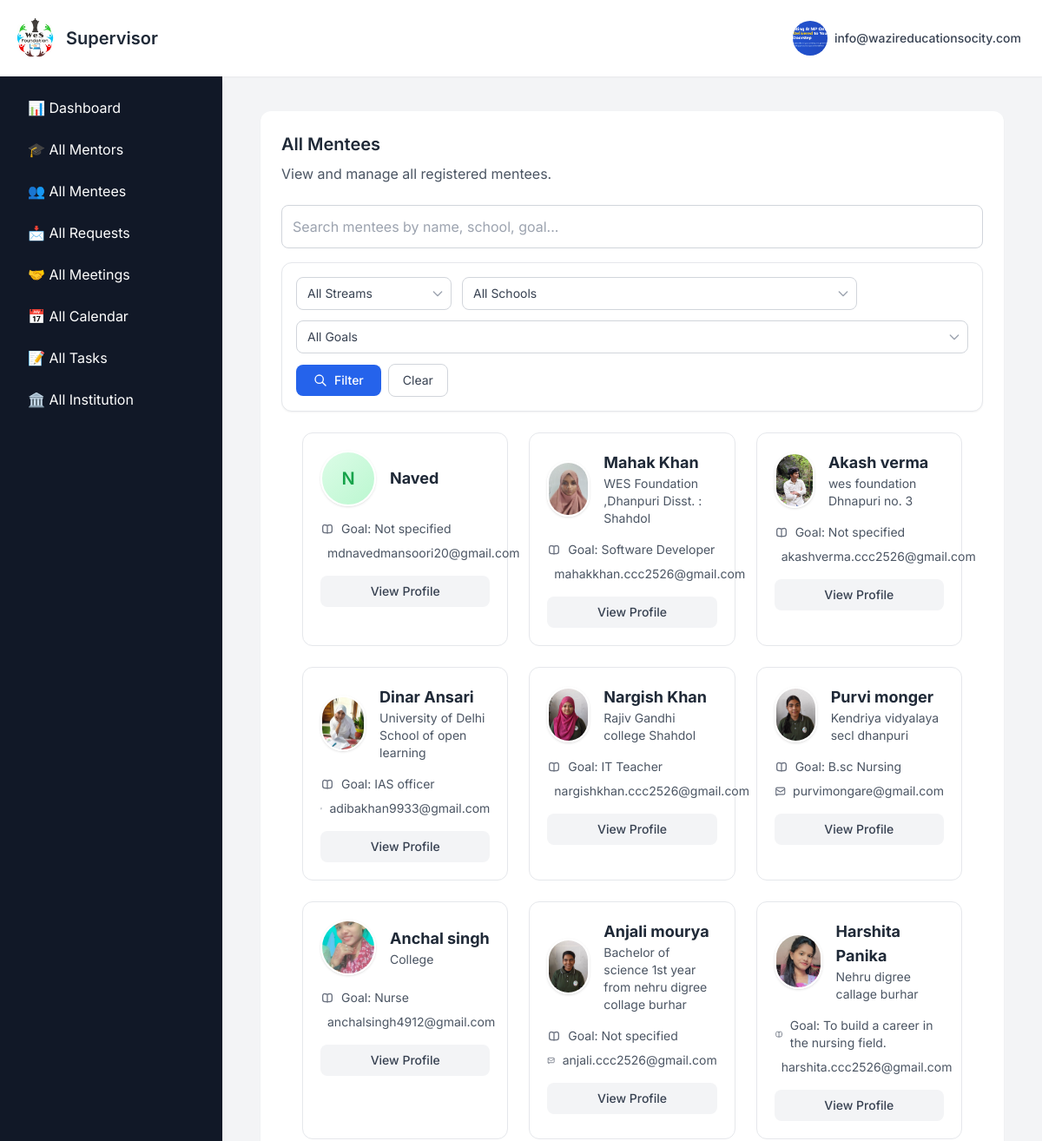
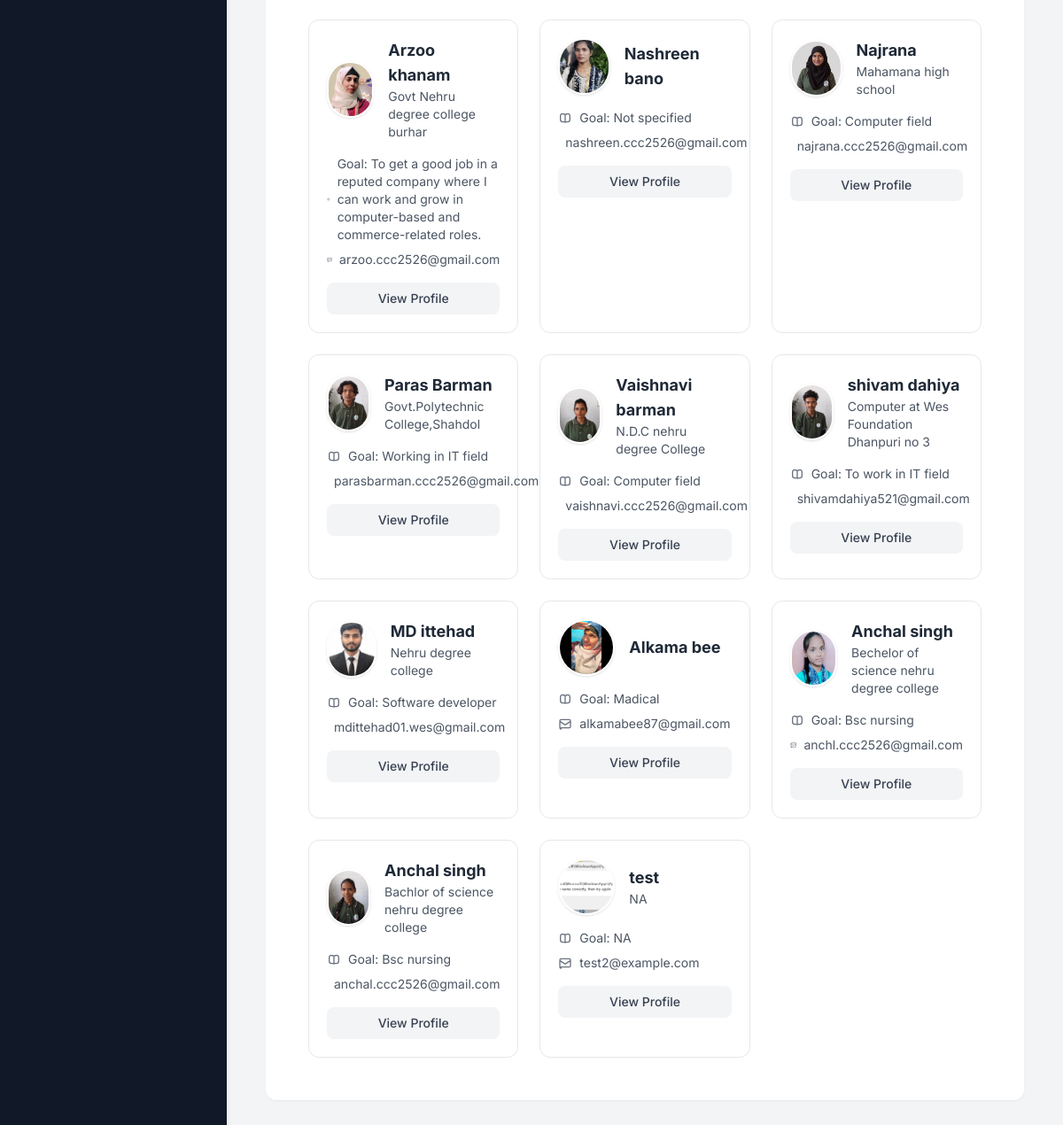
Page /supervisor_find_mentee (signed in) on the committed database (2 pictures, top to bottom).
### app.py (models this page shows, shortened)
class SupervisorProfile(db.Model):
    __tablename__ = "supervisor_profile"
    id = db.Column(db.Integer, primary_key=True)
    user_id = db.Column(db.Integer, db.ForeignKey("signup_details.id"), nullable=False, unique=True)
    organisation = db.Column(db.String(150))
    whatsapp = db.Column(db.String(20))
    location = db.Column(db.String(100))
    role = db.Column(db.String(100))
    additional_info = db.Column(db.Text)
    profile_picture = db.Column(db.String(100))
    user = db.relationship("User", backref="supervisor_profile", uselist=False)

class User(db.Model):
    __tablename__ = "signup_details"
    id = db.Column(db.Integer, primary_key=True)
    name = db.Column(db.String(100), nullable=False)
    email = db.Column(db.String(100), unique=True, nullable=False)
    password = db.Column(db.String(200), nullable=False)   # length thoda bada
    user_type = db.Column(db.String(10), nullable=False)
    institution = db.Column(db.String(150), nullable=True)
    institution_id = db.Column(db.Integer, db.ForeignKey("institutions.id"), nullable=True)
    mentor_profile = db.relationship("MentorProfile", backref="user", uselist=False)
    institution_ref = db.relationship("Institution", backref="users", foreign_keys="User.institution_id")

class MenteeProfile(db.Model):
    __tablename__ = "mentee_profile"
    id = db.Column(db.Integer, primary_key=True)
    user_id = db.Column(db.Integer, db.ForeignKey("signup_details.id"), nullable=False)
    dob = db.Column(db.String(20))
    school_college_name = db.Column(db.String(150))
    mobile_number = db.Column(db.String(20))
    whatsapp_number = db.Column(db.String(20))
    govt_private = db.Column(db.String(50))
    stream = db.Column(db.String(100))
    class_year = db.Column(db.String(50))
    favourite_subject = db.Column(db.String(100))
    goal = db.Column(db.Text)
    parent_name = db.Column(db.String(150))
    parent_mobile = db.Column(db.String(20))
    comments = db.Column(db.Text)
    terms_agreement = db.Column(db.String(10))  # Yes / No
    profile_picture = db.Column(db.String(100))  # store image filename
    status = db.Column(db.String(20), default="pending")  # Add this
    user = db.relationship("User", backref="mentee_profile", uselist=False)

### app.py (the view, shortened to what this page needs)
@app.route("/supervisor_find_mentee")
def supervisor_find_mentee():
    if "email" not in session or session.get("user_type") != "0":
        return redirect(url_for("signin"))
    mentee_query = MenteeProfile.query.join(User, MenteeProfile.user_id == User.id)
    search_query = request.args.get("search", "").lower()
    stream_filter = request.args.get("stream", "")
    school_filter = request.args.get("school", "")
    goal_filter = request.args.get("goal", "")
    if stream_filter:
        mentee_query = mentee_query.filter(MenteeProfile.stream == stream_filter)
    if school_filter:
        mentee_query = mentee_query.filter(MenteeProfile.school_college_name == school_filter)
    if goal_filter:
        mentee_query = mentee_query.filter(MenteeProfile.goal == goal_filter)
    all_mentees = mentee_query.all()
    mentee_streams = sorted({row[0] for row in MenteeProfile.query.with_entities(MenteeProfile.stream).distinct() if row[0]})
    mentee_schools = sorted({row[0] for row in MenteeProfile.query.with_entities(MenteeProfile.school_college_name).distinct() if row[0]})
    mentee_goals = sorted({row[0] for row in MenteeProfile.query.with_entities(MenteeProfile.goal).distinct() if row[0]})
    return render_template(
        "supervisor/supervisor_find_mentee.html",
        mentees=all_mentees,
        mentee_streams=mentee_streams,
        mentee_schools=mentee_schools,
        mentee_goals=mentee_goals,
        active_section="mentees",
        show_sidebar=True
    )

### app.py (called while the page is built)
@app.context_processor
def inject_profile_complete():
    profile_complete = True  # Default to True (no popup)
    if "email" in session and session.get("user_type") in ["1", "2"]:
        user = User.query.filter_by(email=session["email"]).first()
        if user:
            profile_complete = check_profile_complete(user.id, session.get("user_type"))
    return dict(profile_complete=profile_complete)

### templates/supervisor/supervisor_find_mentee.html (shortened to what this page needs)
{% extends "base2.html" %}
{% block user %}Supervisor{% endblock %}
{% block content %}
<main class="max-w-7xl mx-auto px-2 sm:px-3 lg:px-3 py-2">
  <section id="mentees" class="hidden p-6 bg-white rounded-xl shadow-sm">
    <div class="mb-6">
      <h2 class="text-xl font-semibold text-gray-800 mb-2">All Mentees</h2>
      <p class="text-gray-600">View and manage all registered mentees.</p>
    </div>
    <input type="text" id="menteeSearch" placeholder="Search mentees by name, school, goal..."
           class="w-full p-3 mb-4 border border-gray-300 rounded-lg"
           onkeyup="filterMentees()">
<form method="GET" action="{{ url_for('supervisor_find_mentee') }}">
  <div class="flex flex-col sm:flex-row items-start sm:items-center gap-4 p-4 bg-white rounded-xl border border-gray-200 shadow-sm">
    <div class="flex flex-wrap items-center gap-3 flex-1">
      <div class="relative min-w-[150px]">
        <select name="stream" class="appearance-none w-full pl-3 pr-8 py-2 border border-gray-300 rounded-lg text-sm text-gray-700 bg-white hover:border-gray-400 focus:border-blue-500 focus:ring-1 focus:ring-blue-200 transition-all duration-200">
          <option value="" {% if not request.args.get('stream') %}selected{% endif %}>All Streams</option>
        </select>
        <div class="pointer-events-none absolute inset-y-0 right-0 flex items-center px-2 text-gray-400">
        </div>
      </div>
      <div class="relative min-w-[150px]">
        <select name="school" class="appearance-none w-full pl-3 pr-8 py-2 border border-gray-300 rounded-lg text-sm text-gray-700 bg-white hover:border-gray-400 focus:border-blue-500 focus:ring-1 focus:ring-blue-200 transition-all duration-200">
          <option value="" {% if not request.args.get('school') %}selected{% endif %}>All Schools</option>
        </select>
        <div class="pointer-events-none absolute inset-y-0 right-0 flex items-center px-2 text-gray-400">
        </div>
      </div>
      <div class="relative min-w-[150px]">
        <select name="goal" class="appearance-none w-full pl-3 pr-8 py-2 border border-gray-300 rounded-lg text-sm text-gray-700 bg-white hover:border-gray-400 focus:border-blue-500 focus:ring-1 focus:ring-blue-200 transition-all duration-200">
          <option value="" {% if not request.args.get('goal') %}selected{% endif %}>All Goals</option>
        </select>
        <div class="pointer-events-none absolute inset-y-0 right-0 flex items-center px-2 text-gray-400">
        </div>
      </div>
      <div class="flex items-center gap-2">
        <button type="submit" class="px-5 py-2 rounded-lg bg-blue-600 text-white text-sm font-medium hover:bg-blue-700 focus:ring-2 focus:ring-blue-200 transition-all duration-200 flex items-center gap-2">
          <svg class="w-4 h-4" fill="none" stroke="currentColor" viewBox="0 0 24 24">
            <path stroke-linecap="round" stroke-linejoin="round" stroke-width="2" d="M21 21l-6-6m2-5a7 7 0 11-14 0 7 7 0 0114 0z"/>
          </svg>
          Filter
        </button>
        <a href="{{ url_for('supervisordashboard') }}" class="px-4 py-2 rounded-lg border border-gray-300 text-sm text-gray-700 bg-white hover:bg-gray-50 transition-all duration-200">
          Clear
        </a>
      </div>
    </div>
  </div>
</form>
    {% if mentees and mentees|length > 0 %}
    <div class="grid p-6 grid-cols-1 md:grid-cols-2 lg:grid-cols-3 gap-6" id="menteesGrid">
      {% for mentee in mentees %}
      <div class="mentee-card bg-white rounded-xl border border-gray-200 p-5 transition-all hover:shadow-md">
        <div class="flex items-center gap-4 mb-4">
          {% if mentee.profile_picture %}
            <img src="{{ url_for('static', filename='uploads/' ~ mentee.profile_picture) }}"
                 alt="{{ mentee.user.name }}"
                 class="w-16 h-16 rounded-full object-cover border-2 border-white shadow">
          {% else %}
            <div class="w-16 h-16 rounded-full bg-gradient-to-br from-green-100 to-green-200 flex items-center justify-center text-green-600 border-2 border-white shadow">
              <span class="text-xl font-semibold">{{ mentee.user.name[0] if mentee.user.name else '?' }}</span>
            </div>
          {% endif %}
          <div>
            <h3 class="text-lg font-bold text-gray-800 mentee-name">{{ mentee.user.name }}</h3>
            <p class="text-sm text-gray-600 mentee-school">{{ mentee.school_college_name }}</p>
          </div>
        </div>
        <div class="space-y-2 mb-4">
          <div class="flex items-center text-sm text-gray-600 mentee-goal">
            <span>Goal: {{ mentee.goal if mentee.goal else 'Not specified' }}</span>
          </div>
          <div class="flex items-center text-sm text-gray-600 mentee-email">
            <svg xmlns="http://www.w3.org/2000/svg" class="h-4 w-4 mr-2 text-gray-500" fill="none" viewBox="0 0 24 24" stroke="currentColor">
              <path stroke-linecap="round" stroke-linejoin="round" stroke-width="2" d="M3 8l7.89 5.26a2 2 0 002.22 0L21 8M5 19h14a2 2 0 002-2V7a2 2 0 00-2-2H5a2 2 0 00-2 2v12a2 2 0 002 2z" />
            </svg>
            <span>{{ mentee.user.email }}</span>
          </div>
        </div>
        <div class="flex space-x-2">
        <button
            class="view-profile-btn w-full px-4 py-2 bg-gray-100 text-gray-700 text-sm font-medium rounded-lg hover:bg-gray-200 transition"
            data-mentee='{{ {
                "name": mentee.user.name,
                "stream": mentee.stream,
                "school": mentee.school_college_name,
                "goal": mentee.goal,
                "dob": mentee.dob,
                "mobileNumber": mentee.mobile_number,
                "whatsappNumber": mentee.whatsapp_number,
                "parentName": mentee.parent_name,
                "parentMobile": mentee.parent_mobile,
                "comments": mentee.comments,
                "profilePic": mentee.profile_picture,
                "classYear": mentee.class_year,
                "favouriteSubject": mentee.favourite_subject
            }|tojson }}'>
            View Profile
        </button>
        </div>
      </div>
      {% endfor %}
    </div>
    {% endif %}
  </section>
</main>
{% endblock %}

### templates/base2.html (shortened to what this page needs)
<!DOCTYPE html>
<html lang="en">
<head>
    <script src="https://cdn.tailwindcss.com"></script>
    <link href='https://cdn.jsdelivr.net/npm/fullcalendar@5.11.3/main.min.css' rel='stylesheet' />
</head>
<body class="flex flex-col h-screen overflow-hidden">
    <nav class="bg-white shadow-sm p-4 flex justify-between items-center z-10">
        <div class="flex items-center space-x-2">
            <a href="
            {% if session.get('user_type') == '0' %}
                {{ url_for('supervisordashboard') }}
            {% elif session.get('user_type') == '1' %}
                {{ url_for('mentordashboard') }}
            {% elif session.get('user_type') == '2' %}
                {{ url_for('menteedashboard') }}
            {% elif session.get('user_type') == '3' %}
                {{ url_for('institutiondashboard') }}
            {% else %}
                {{ url_for('home') }}
            {% endif %}
            " class="flex items-center">
                <img src="{{ url_for('static', filename='img/logo.jpg') }}" alt="LOGO" class="h-12 w-12 rounded-full mr-3">
                <span class="text-xl font-semibold text-gray-800">{% block user %}{% endblock %}</span>
            </a>
        </div>
        <div class="relative">
            <button id="profile-dropdown-btn" class="group flex items-center space-x-2 p-2 rounded-full hover:bg-gray-600 hover:text-white transition-colors duration-200 focus:outline-none focus:ring focus:ring-blue-300">
                <div class="top-right-profile">
                    {% if current_user_profile_pic and current_user_profile_pic != 'default.png' %}
                        <img src="{{ url_for('static', filename='uploads/' + current_user_profile_pic) }}"
                             alt="Profile Picture" class="w-10 h-10 rounded-full object-cover">
                    {% else %}
                        <img src="{{ url_for('static', filename='uploads/default.png') }}"
                             alt="Profile Picture" class="w-10 h-10 rounded-full object-cover">
                    {% endif %}
                </div>
                <span class="text-sm font-medium text-gray-700 group-hover:text-white hidden sm:block">{{ session.get('email') }}</span>
            </button>
        </div>
    </nav>
    <div class="flex flex-1 overflow-hidden">
        {% if show_sidebar %}
            <aside id="sidebar"
                   class="fixed inset-y-0 left-0 w-64 bg-gray-900 shadow-md p-4 space-y-2 overflow-y-auto
                          transform -translate-x-full transition-transform duration-200 ease-in-out
                          md:relative md:translate-x-0 z-20">
                {% if session.get('user_type') == '0' %}
                    <a href="{{ url_for('supervisordashboard')}}"
                       class="block px-4 py-2 text-white hover:bg-gray-600 rounded-md">
                       📊 Dashboard
                    </a>
                    <a href="{{ url_for('supervisor_find_mentor')}}"
                       class="block px-4 py-2 text-white hover:bg-gray-600 rounded-md">
                       🎓 All Mentors
                    </a>
                    <a href="{{ url_for('supervisor_find_mentee')}}"
                       class="block px-4 py-2 text-white hover:bg-gray-600 rounded-md">
                       👥 All Mentees
                    </a>
                    <a href="{{ url_for('view_requests')}}"
                       class="block px-4 py-2 text-white hover:bg-gray-600 rounded-md">
                       📩 All Requests
                    </a>
                    <a href="{{ url_for('supervisor_meeting_details')}}"
                       class="block px-4 py-2 text-white hover:bg-gray-600 rounded-md">
                        🤝 All Meetings
                    </a>
                    <a href="{{ url_for('supervisor_calendar')}}"
                       class="block px-4 py-2 text-white hover:bg-gray-600 rounded-md">
                        📅 All Calendar
                    </a>
                    <a href="{{ url_for('supervisor_tasks')}}"
                       class="block px-4 py-2 text-white hover:bg-gray-600 rounded-md">
                        📝 All Tasks
                    </a>
                    <a href="{{ url_for('institution')}}"
                       class="block px-4 py-2 text-white hover:bg-gray-600 rounded-md">
                        🏛️ All Institution
                    </a>
                {% endif %}
            </aside>
        {% endif %}
        <main class="flex-1 p-8 overflow-y-auto pb-40">
            {% block content %}{% endblock %}
        </main>
    </div>
</body>
</html>

### templates/base2.html (style rules this page uses)
body { font-family: 'Inter', sans-serif; background-color: #f3f4f6; }

### rows in the picture
SupervisorProfile: profile_picture (picture)
User: get "info@wazireducationsocity.com"
MenteeProfile: user "N", user.name "Naved", goal "Not specified", user.email "mdnavedmansoori20@gmail.com"
MenteeProfile: profile_picture (picture), user.name "Mahak Khan", school_college_name "WES Foundation ,Dhanpuri Disst. : Shahdol", goal "Software Developer", user.email "mahakkhan.ccc2526@gmail.com"
MenteeProfile: profile_picture (picture), user.name "Akash verma", school_college_name "wes foundation Dhnapuri no. 3", goal "Not specified", user.email "akashverma.ccc2526@gmail.com"
MenteeProfile: profile_picture (picture), user.name "Dinar Ansari", school_college_name "University of Delhi School of open learning", goal "IAS officer", user.email "adibakhan9933@gmail.com"
MenteeProfile: profile_picture (picture), user.name "Nargish Khan", school_college_name "Rajiv Gandhi college Shahdol", goal "IT Teacher", user.email "nargishkhan.ccc2526@gmail.com"
MenteeProfile: profile_picture (picture), user.name "Purvi monger", school_college_name "Kendriya vidyalaya secl dhanpuri", goal "B.sc Nursing", user.email "purvimongare@gmail.com"
MenteeProfile: profile_picture (picture), user.name "Anchal singh", school_college_name "College", goal "Nurse", user.email "anchalsingh4912@gmail.com"
MenteeProfile: profile_picture (picture), user.name "Anjali mourya", school_college_name "Bachelor of science 1st year from nehru digree collage burhar", goal "Not specified", user.email "anjali.ccc2526@gmail.com"
MenteeProfile: profile_picture (picture), user.name "Harshita Panika", school_college_name "Nehru digree callage burhar", goal "To build a career in the nursing field.", user.email "harshita.ccc2526@gmail.com"
MenteeProfile: profile_picture (picture), user.name "Arzoo khanam", school_college_name "Govt Nehru degree college burhar", goal "To get a good job in a reputed company where I can work and grow in computer-based and commerce-related roles.", user.email "arzoo.ccc2526@gmail.com"
MenteeProfile: profile_picture (picture), user.name "Nashreen bano", goal "Not specified", user.email "nashreen.ccc2526@gmail.com"
MenteeProfile: profile_picture (picture), user.name "Najrana", school_college_name "Mahamana high school", goal "Computer field", user.email "najrana.ccc2526@gmail.com"
MenteeProfile: profile_picture (picture), user.name "Paras Barman", school_college_name "Govt.Polytechnic College,Shahdol", goal "Working in IT field", user.email "parasbarman.ccc2526@gmail.com"
MenteeProfile: profile_picture (picture), user.name "Vaishnavi barman", school_college_name "N.D.C nehru degree College", goal "Computer field", user.email "vaishnavi.ccc2526@gmail.com"
MenteeProfile: profile_picture (picture), user.name "shivam dahiya", school_college_name "Computer at Wes Foundation Dhanpuri no 3", goal "To work in IT field", user.email "shivamdahiya521@gmail.com"
MenteeProfile: profile_picture (picture), user.name "MD ittehad", school_college_name "Nehru degree college", goal "Software developer", user.email "mdittehad01.wes@gmail.com"
MenteeProfile: profile_picture (picture), user.name "Alkama bee", goal "Madical", user.email "alkamabee87@gmail.com"
MenteeProfile: profile_picture (picture), user.name "Anchal singh", school_college_name "Bechelor of science nehru degree college", goal "Bsc nursing", user.email "anchl.ccc2526@gmail.com"
MenteeProfile: profile_picture (picture), user.name "Anchal singh", school_college_name "Bachlor of science nehru degree college", goal "Bsc nursing", user.email "anchal.ccc2526@gmail.com"
MenteeProfile: profile_picture.name (picture), user.name "test", school_college_name "NA", goal "NA", user.email "test2@example.com"
